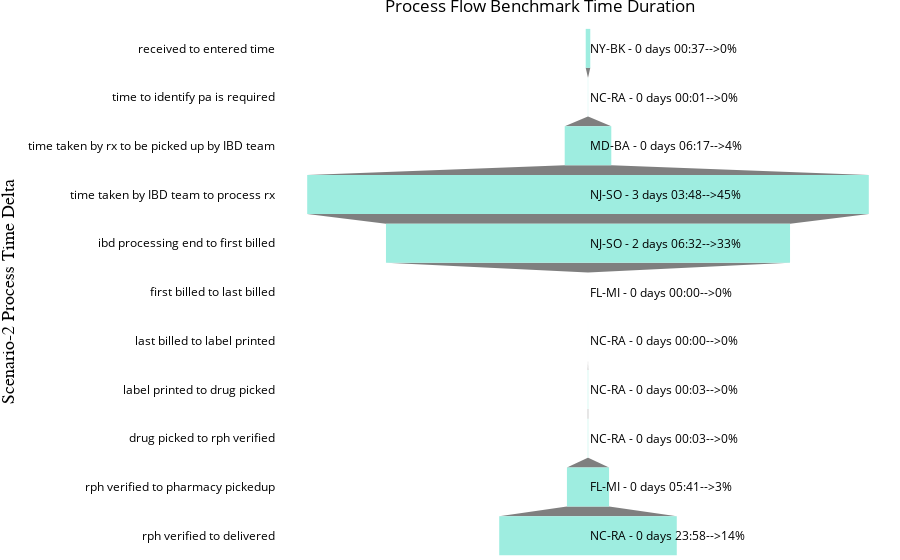

Here is the notebook cell this chart was saved with:
### Code cell
fig = make_subplots()
fig.layout.coloraxis.colorbar.title = 'another title'

fig.add_trace(
    go.Funnel(
    y = variable_names,
    x = values_to_be_used,showlegend=False,
    textposition='none',
        #name='Continous Process',
        marker = {"color": [green_color, green_color, green_color, green_color, green_color,\
                           green_color, green_color, green_color,green_color,green_color,green_color]}))


for i,y,k in zip(variable_names,annotation_names,per_annot):
    fig.add_annotation(y=i,xanchor='left',
                text=y+'-->'+str(k)+'%',align='right',showarrow=False)

fig.update_layout(margin={"r":0,"t":24,"l":0,"b":0},paper_bgcolor='rgb(255,255,255)',plot_bgcolor='rgba(0,0,0,0)',
                  title={'text':'Process Flow Benchmark Time Duration','xanchor': 'center','x':0.6,
},font=dict(color='black'),
                  
xaxis=dict(
    title='x Axis',
    titlefont=dict(
        family='Arial',
        size=18,
        color='black'
    )
),
yaxis=dict(
    title='Scenario-2 Process Time Delta',
    titlefont=dict(
        family='Arial',
        size=18,
        color='black'
    )
))


fig.write_image(output_distribution_sce_2+"Scenario_2_min_overall.png") #pip install -U kaleido & restart jupyter

fig.show()

### Figure 1 — Plotly figure (JSON) as saved in the notebook; plotly's stock layout.template omitted (floating-point values rounded to 4 significant figures)
{"data": [{"marker": {"color": ["#9EEDE0", "#9EEDE0", "#9EEDE0", "#9EEDE0", "#9EEDE0", "#9EEDE0", "#9EEDE0", "#9EEDE0", "#9EEDE0", "#9EEDE0", "#9EEDE0"]}, "showlegend": false, "textposition": "none", "type": "funnel", "x": [2220000000000, 106000000000, 22640000000000, 272886000000000, 196344000000000, 0, 10000000000, 186000000000, 180000000000, 20477000000000, 86281000000000], "y": ["received to entered time", "time to identify pa is required", "time taken by rx to be picked up by IBD team", "time taken by IBD team to process rx", "ibd processing end to first billed", "first billed to last billed", "last billed to label printed", "label printed to drug picked", "drug picked to rph verified", "rph verified to pharmacy pickedup", "rph verified to delivered"]}], "layout": {"annotations": [{"align": "right", "showarrow": false, "text": "NY-BK - 0 days 00:37-->0%", "xanchor": "left", "y": "received to entered time"}, {"align": "right", "showarrow": false, "text": "NC-RA - 0 days 00:01-->0%", "xanchor": "left", "y": "time to identify pa is required"}, {"align": "right", "showarrow": false, "text": "MD-BA - 0 days 06:17-->4%", "xanchor": "left", "y": "time taken by rx to be picked up by IBD team"}, {"align": "right", "showarrow": false, "text": "NJ-SO - 3 days 03:48-->45%", "xanchor": "left", "y": "time taken by IBD team to process rx"}, {"align": "right", "showarrow": false, "text": "NJ-SO - 2 days 06:32-->33%", "xanchor": "left", "y": "ibd processing end to first billed"}, {"align": "right", "showarrow": false, "text": "FL-MI - 0 days 00:00-->0%", "xanchor": "left", "y": "first billed to last billed"}, {"align": "right", "showarrow": false, "text": "NC-RA - 0 days 00:00-->0%", "xanchor": "left", "y": "last billed to label printed"}, {"align": "right", "showarrow": false, "text": "NC-RA - 0 days 00:03-->0%", "xanchor": "left", "y": "label printed to drug picked"}, {"align": "right", "showarrow": false, "text": "NC-RA - 0 days 00:03-->0%", "xanchor": "left", "y": "drug picked to rph verified"}, {"align": "right", "showarrow": false, "text": "FL-MI - 0 days 05:41-->3%", "xanchor": "left", "y": "rph verified to pharmacy pickedup"}, {"align": "right", "showarrow": false, "text": "NC-RA - 0 days 23:58-->14%", "xanchor": "left", "y": "rph verified to delivered"}], "coloraxis": {"colorbar": {"title": {"text": "another title"}}}, "font": {"color": "black"}, "margin": {"b": 0, "l": 0, "r": 0, "t": 24}, "paper_bgcolor": "rgb(255,255,255)", "plot_bgcolor": "rgba(0,0,0,0)", "title": {"text": "Process Flow Benchmark Time Duration", "x": 0.6, "xanchor": "center"}, "xaxis": {"anchor": "y", "domain": [0, 1], "title": {"font": {"color": "black", "family": "Arial", "size": 18}, "text": "x Axis"}}, "yaxis": {"anchor": "x", "domain": [0, 1], "title": {"font": {"color": "black", "family": "Arial", "size": 18}, "text": "Scenario-2 Process Time Delta"}}}}
